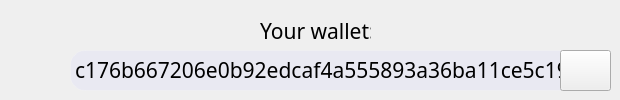
             <widget class="QWidget" name="page">
              <widget class="QLabel" name="label_3">
               <property name="geometry">
                <rect>
                 <x>20</x>
                 <y>50</y>
                 <width>41</width>
                 <height>41</height>
                </rect>
               </property>
               <property name="text">
                <string/>
               </property>
               <property name="textFormat">
                <enum>Qt::RichText</enum>
               </property>
               <property name="pixmap">
                <pixmap resource="res_rc.qrc">:/icon/icons/icons8-payment-method-64.png</pixmap>
               </property>
               <property name="scaledContents">
                <bool>true</bool>
               </property>
               <property name="alignment">
                <set>Qt::AlignCenter</set>
               </property>
               <property name="openExternalLinks">
                <bool>true</bool>
               </property>
              </widget>
              <widget class="QTextEdit" name="address_text">
               <property name="geometry">
                <rect>
                 <x>70</x>
                 <y>50</y>
                 <width>541</width>
                 <height>41</height>
                </rect>
               </property>
               <property name="font">
                <font>
                 <family>Segoe UI Light</family>
                 <pointsize>-1</pointsize>
                 <italic>false</italic>
                 <bold>false</bold>
                 <underline>false</underline>
                </font>
               </property>
               <property name="styleSheet">
                <string notr="true">border-radius: 15px;
font-size: 16px;
background-color: rgba(200,200,255,40);
border: 1px solid rgba(255,255,255,40);</string>
               </property>
               <property name="verticalScrollBarPolicy">
                <enum>Qt::ScrollBarAlwaysOff</enum>
               </property>
               <property name="horizontalScrollBarPolicy">
                <enum>Qt::ScrollBarAlwaysOff</enum>
               </property>
               <property name="readOnly">
                <bool>true</bool>
               </property>
               <property name="html">
                <string>&lt;!DOCTYPE HTML PUBLIC &quot;-//W3C//DTD HTML 4.0//EN&quot; &quot;http://www.w3.org/TR/REC-html40/strict.dtd&quot;&gt;
&lt;html&gt;&lt;head&gt;&lt;meta name=&quot;qrichtext&quot; content=&quot;1&quot; /&gt;&lt;meta charset=&quot;utf-8&quot; /&gt;&lt;style type=&quot;text/css&quot;&gt;
p, li { white-space: pre-wrap; }
hr { height: 1px; border-width: 0; }
li.unchecked::marker { content: &quot;\2610&quot;; }
li.checked::marker { content: &quot;\2612&quot;; }
&lt;/style&gt;&lt;/head&gt;&lt;body style=&quot; font-family:'Segoe UI Light'; font-size:16px; font-weight:400; font-style:normal;&quot;&gt;
&lt;p style=&quot; margin-top:0px; margin-bottom:0px; margin-left:0px; margin-right:0px; -qt-block-indent:0; text-indent:0px;&quot;&gt;&lt;span style=&quot; font-size:16pt;&quot;&gt;c176b667206e0b92edcaf4a555893a36ba11ce5c1910f2b1&lt;/span&gt;&lt;/p&gt;
&lt;p style=&quot; margin-top:0px; margin-bottom:0px; margin-left:0px; margin-right:0px; -qt-block-indent:0; text-indent:0px;&quot;&gt;&lt;span style=&quot; font-size:16px;&quot;&gt;r&lt;/span&gt;&lt;/p&gt;&lt;/body&gt;&lt;/html&gt;</string>
               </property>
              </widget>
              <widget class="QLabel" name="label_15">
               <property name="geometry">
                <rect>
                 <x>260</x>
                 <y>20</y>
                 <width>111</width>
                 <height>21</height>
                </rect>
               </property>
               <property name="font">
                <font>
                 <family>Microsoft YaHei UI Light</family>
                 <pointsize>16</pointsize>
                </font>
               </property>
               <property name="text">
                <string>Your wallet:</string>
               </property>
              </widget>
              <widget class="QPushButton" name="copy_btn">
               <property name="geometry">
                <rect>
                 <x>560</x>
                 <y>50</y>
                 <width>51</width>
                 <height>41</height>
                </rect>
               </property>
               <property name="styleSheet">
                <string notr="true">color:white;
background:none;</string>
               </property>
               <property name="text">
                <string/>
               </property>
               <property name="icon">
                <iconset resource="res_rc.qrc">
                 <normaloff>:/icon/icons/copy.svg</normaloff>:/icon/icons/copy.svg</iconset>
               </property>
               <property name="iconSize">
                <size>
                 <width>24</width>
                 <height>24</height>
                </size>
               </property>
              </widget>
              <zorder>address_text</zorder>
              <zorder>label_3</zorder>
              <zorder>label_15</zorder>
              <zorder>copy_btn</zorder>
             </widget>
